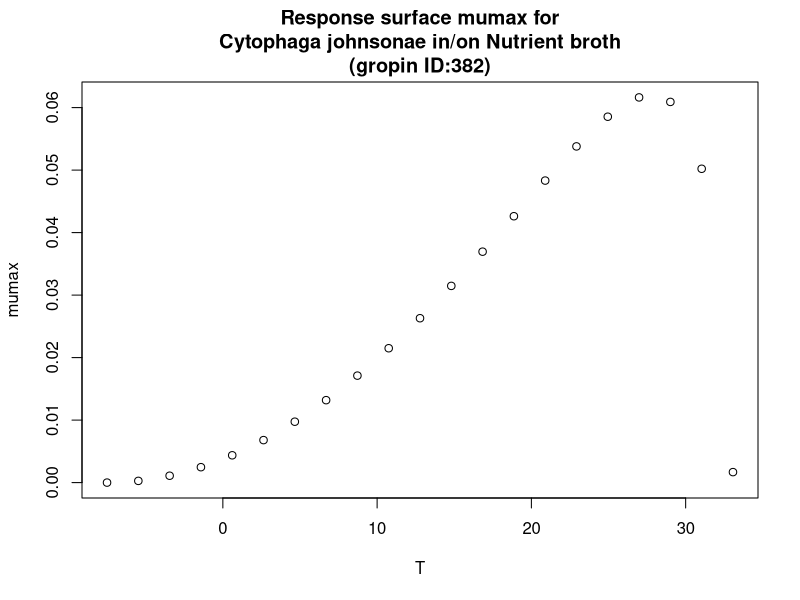

Write R code to recreate this figure.
#############################
# start of Parameter script
#############################
T <- seq(-7.5075,33.0669330669331,length.out=21)
#############################
# end of Parameter script
#############################
############################# 
# start of Model script Gropin ID 382 
#############################
 
# constant coefficients for this model
 
variables <- data.frame(T)
argumentsPar <- expand.grid(variables)
 
# heart of the model
response_surface <- function(T) {
   mumax <-(6.2*(10^-2)*(T-33.1)*((T+7.5)^2))/((27.8+7.5)*((27.8+7.5)*(T-27.8)-(27.8-33.1)*(27.8-7.5-2*T)))

return(mumax=mumax)
} 

# output parameters
responseSurface <- cbind(argumentsPar,response_surface(argumentsPar['T']))
colnames(responseSurface) <- c(colnames(argumentsPar),'mumax')
#############################
# End of Model script
#############################
############################# 
# start of Visualisation script Gropin ID 382 
#############################
plot(T,responseSurface$'mumax',xlab='T',
                          ylab='mumax',main='Response surface mumax for
Cytophaga johnsonae in/on Nutrient broth
(gropin ID:382)')
#############################
# End of Visualisation script
#############################
